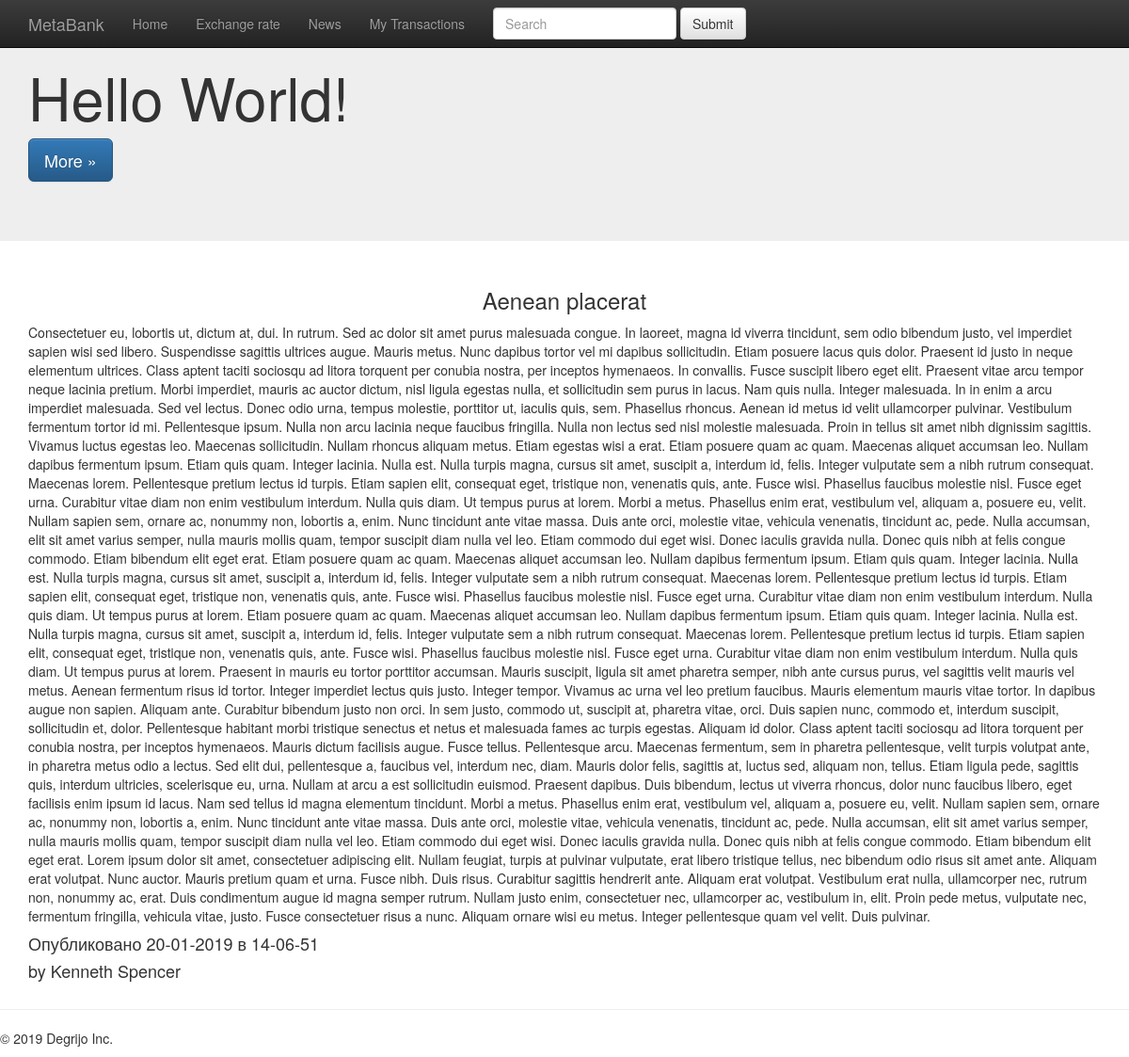
Screenshot of /news/3 with the database file from the repository.
### news/models.py (models this page shows, shortened)
class Articles(models.Model):
    title = models.CharField(max_length=100)
    date = models.DateTimeField()
    text = models.TextField()
    author = models.CharField(max_length=100, default="anonymous")

### news/templates/news/post.html
{% extends "appmain/wrapper.html" %}
{% block content %}
    <div class="container">
        <h3 align="center">{{articles.title}}</h3>
        <p>{{articles.text}}</p>
        <h4>Опубликовано {{articles.date|date:"d-m-Y в H-i-s"}}</h4>
        <footer><h4>by {{articles.author}}</h4></footer>
    </div>
{% endblock %}

### rows the page displays
Articles: title "Aenean placerat", text "Consectetuer eu, lobortis ut, dictum at, dui. In rutrum. Sed ac dolor sit amet purus malesuada congue. In laoreet, magna id viverra tincidunt, sem odio bibendum justo, vel imperdiet sapien wisi sed libero. Suspendisse sagittis ultrices augue. Mauris metus. Nunc dapibus tortor vel mi dapibus sollicitudin. Etiam posuere lacus quis dolor. Praesent id justo in neque elementum ultrices. Class aptent taciti sociosqu ad litora torquent per conubia nostra, per inceptos hymenaeos. In convallis. Fusce suscipit libero eget elit. Praesent vitae arcu tempor neque lacinia pretium. Morbi imperdiet, mauris ac auctor dictum, nisl ligula egestas nulla, et sollicitudin sem purus in lacus. Nam quis nulla.…", date "20-01-2019 в 14-06-51", author "Kenneth Spencer"
